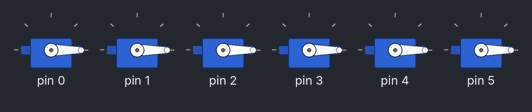
Simulated run of this sketch. Board: Arduino Uno, built with avr-gcc and run on an emulated ATmega328P. On the bench: 6 × servo. What the sketch prints to the serial monitor is not drawn.

Above: at 1.05 s.
At 3.0 s:
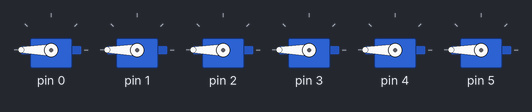
Timing chart, 0 to 5.6 s (numbered marks = the images above):
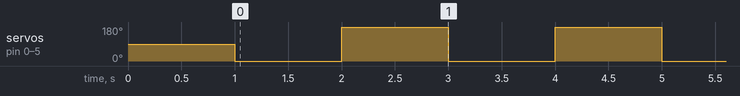

Measured:
- by itself, servo on pin 0–5: alternates 180° for 1.0 s and 0° for 1.0 s

The sketch:

Servo_Motor.ino
```cpp
#include "Servo.h"
Servo servo[6];

void setup() {
  Serial.begin(9600);
  Serial.println("Serial Communication Initialized");

  for (int i = 0; i < 6; i++) {
    servo[i].attach(i);
    servo[i].write(90);
  }
  Serial.println("Servo Attached");

  delay(1000);
}

void loop() {
  for (int i = 0; i < 6; i++) servo[i].write(0);
  delay(1000);

  for (int i = 0; i < 6; i++) servo[i].write(180);
  delay(1000);
}
```
